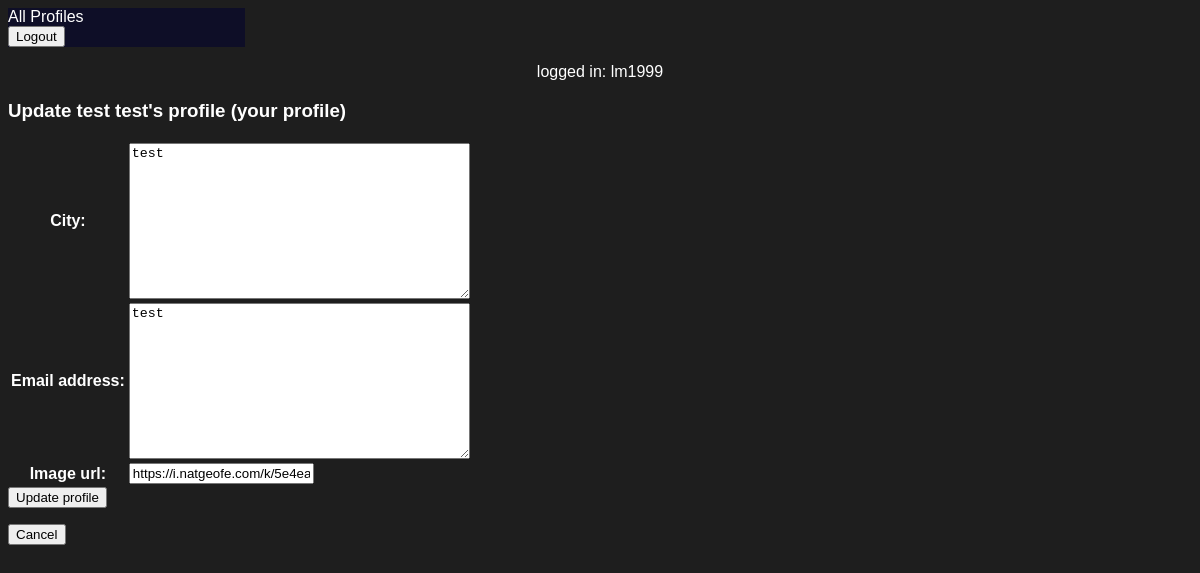
The app's page /mini_fb/profile/update (signed in), older data.
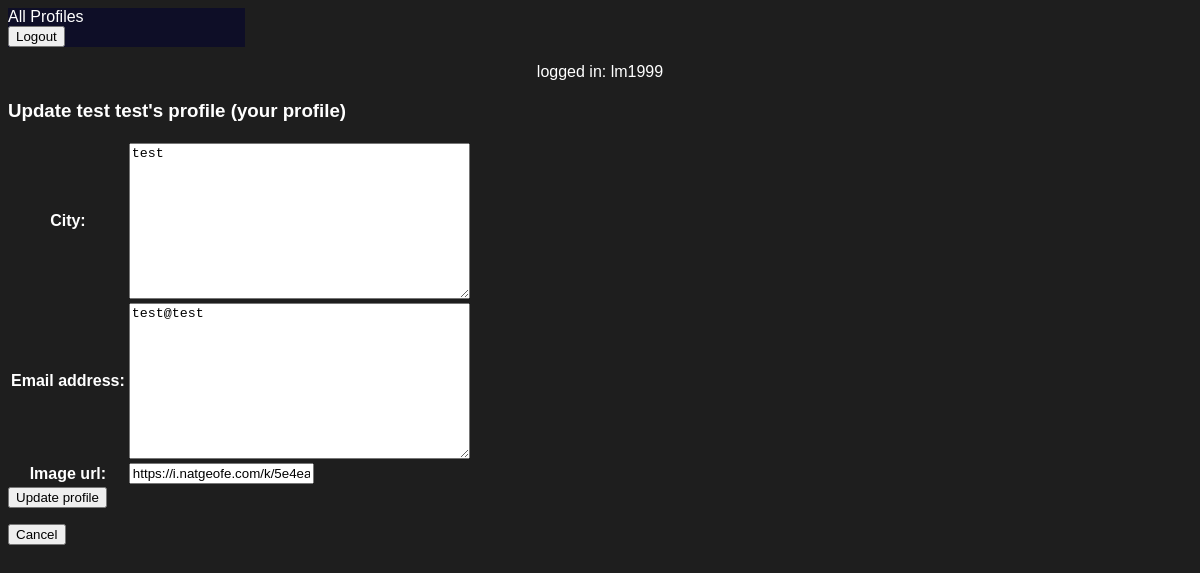
The same page, newer data.
### mini_fb/models.py (models this page shows, shortened)
class Profile(models.Model):
    first_name = models.TextField(blank=False)
    last_name = models.TextField(blank=False)
    city = models.TextField(blank=False)
    email_address = models.TextField(blank=False)
    image_url = models.URLField(blank=True) ##image field
    user = models.ForeignKey(User, on_delete=models.CASCADE) #newly added feature for login/logout

### mini_fb/views.py (the view, shortened to what this page needs)
# urls.py: path(r'profile/update', views.UpdateProfileView.as_view(), name='update_profile'), #updating profile
class UpdateProfileView(LoginRequiredMixin, UpdateView):
    form_class = UpdateProfileForm #form that forms.py has
    template_name = "mini_fb/update_profile_form.html" #html page which tells where to go
    model = Profile
    def get_object(self, queryset=None):
        return Profile.objects.get(user=self.request.user)
    def dispatch(self, request, *args, **kwargs):
        if not request.user.is_authenticated:
            return redirect('mini_fb:login')
        profile = self.get_object()
        if profile.user != request.user:
            profile_url = reverse('mini_fb:show_profile', args=[profile.pk])
            return HttpResponseRedirect(profile_url)
        return super().dispatch(request, *args, **kwargs)

### mini_fb/forms.py
class UpdateProfileForm(forms.ModelForm):
    class Meta:
        model = Profile
        fields = ['city', 'email_address', 'image_url'] #fields to include in the form

### mini_fb/templates/mini_fb/update_profile_form.html (shortened to what this page needs)
{% extends 'mini_fb/base.html' %}
{% block content %}
<h3>Update {{profile.first_name}} {{profile.last_name}}'s profile (your profile)</h3>
    <form method="POST" enctype="multipart/form-data">
    <table>
        {{form.as_table}}
    </table>
    <input type="submit" name="update profile" value="Update profile">
    </form>
    <form action="{% url 'mini_fb:show_profile' profile.pk %}">
        <input type="submit" name="Cancel" value="Cancel">
    </form>
{% endblock %}

Row changes from the older to the newer data that the page shows:
changed Profile "test": email_address "test" → "test@test"
